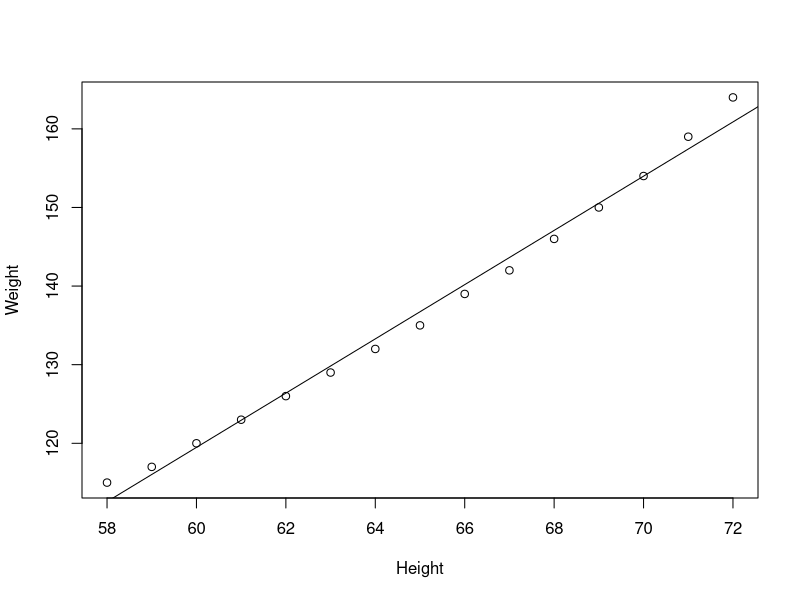
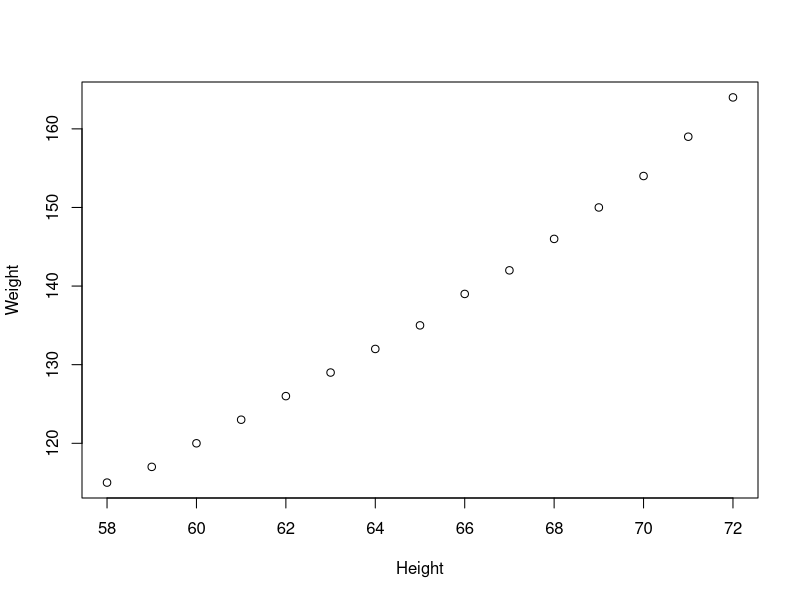
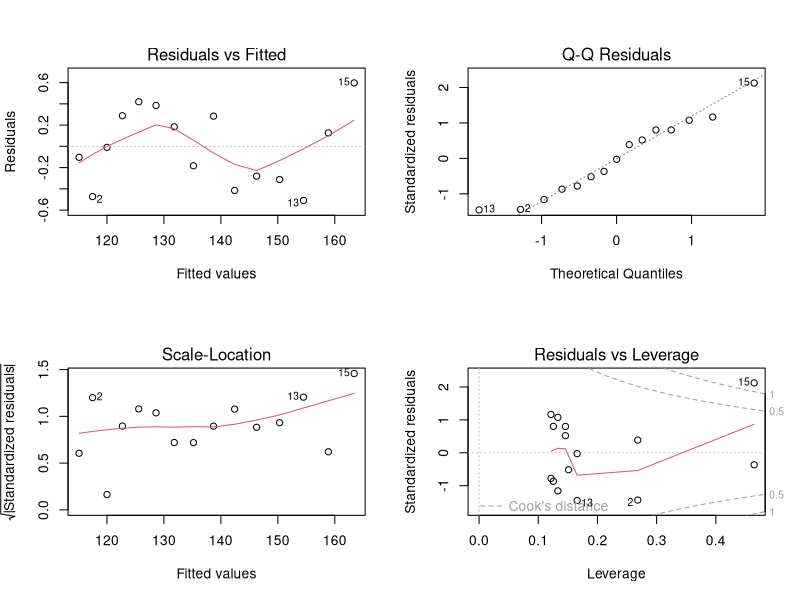
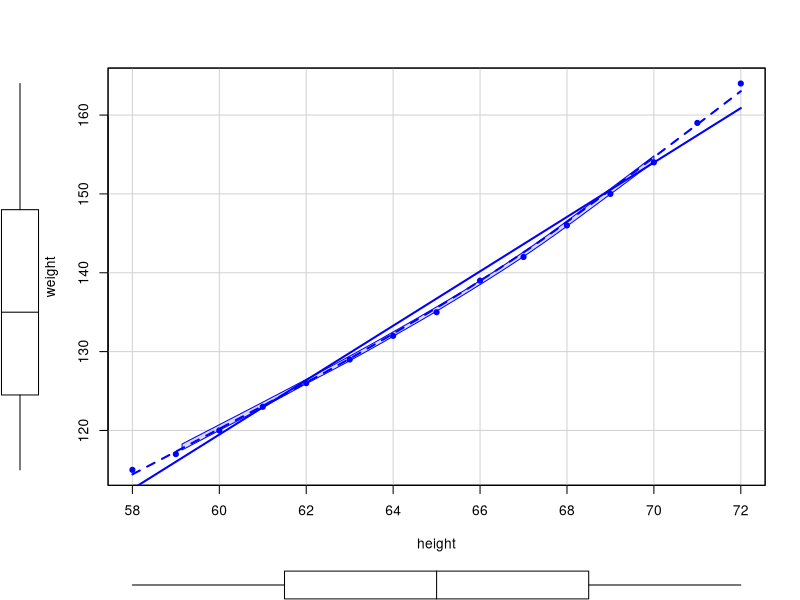
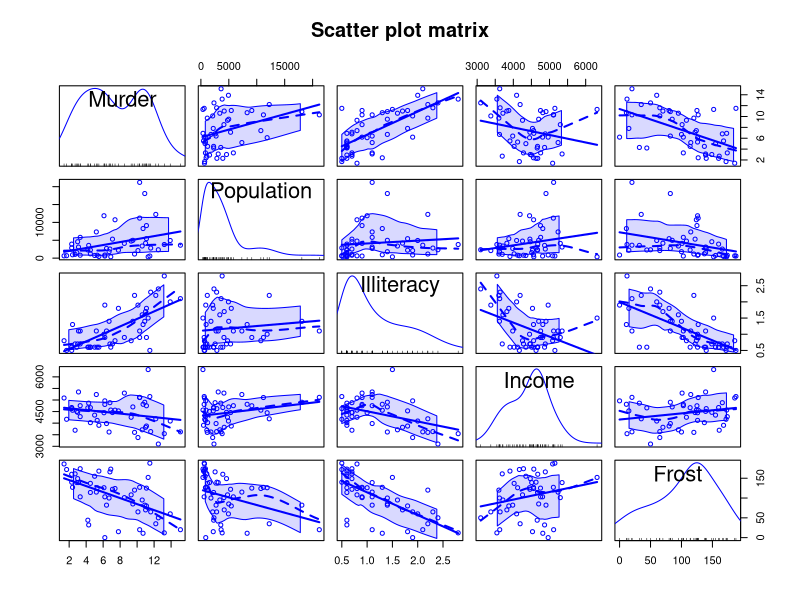
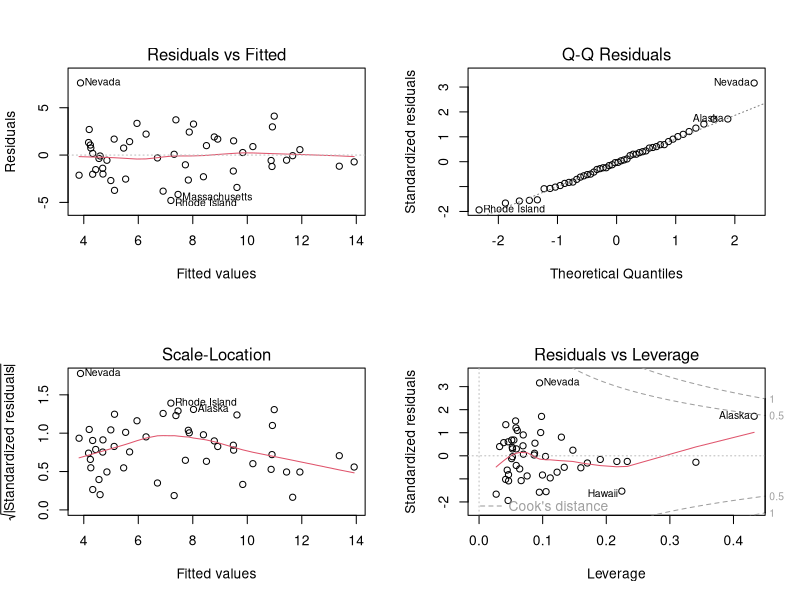
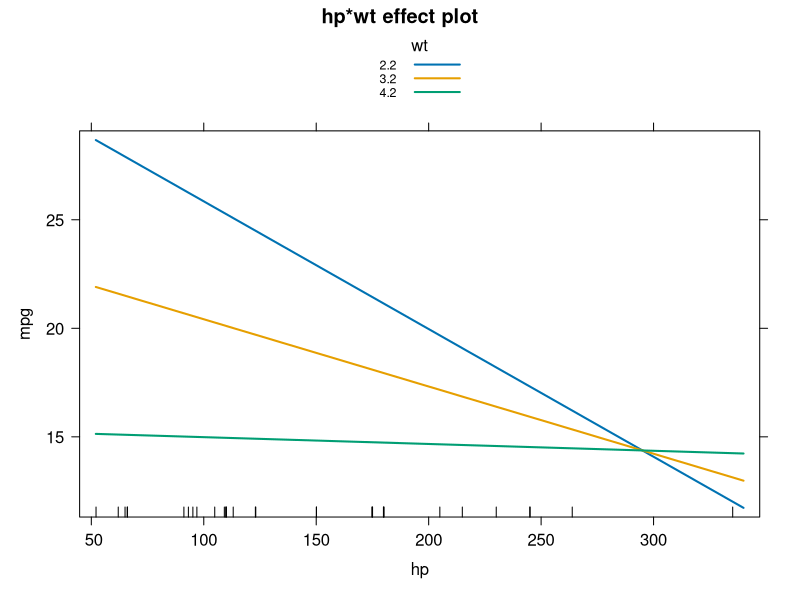
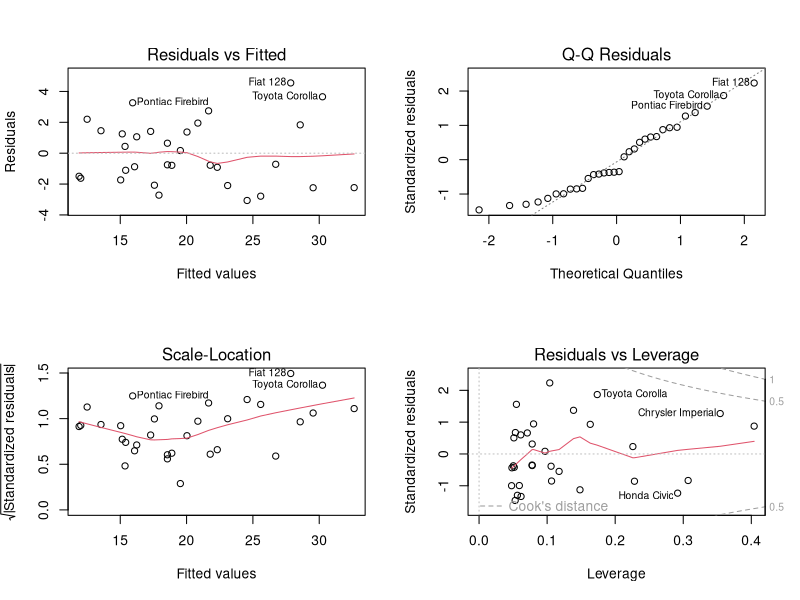

Reproduce these figures in R, in order.
## ---- chunk 1
data("women")
fit <- lm(weight~height, data = women)
summary(fit)
fitted(fit) # 预测值
residuals(fit) # 残差值
plot(women$height, women$weight, xlab = "Height", ylab = "Weight")
abline(fit) # 在图形上增加拟合曲线
# Weight = -87.52 + 3.45 * Height
# Pr(>|t|) 表示回归系数是否显著为 0 
## ---- chunk 2
fit2 <- lm(weight ~ height + I(height^2), data = women[-c(13, 15)])
summary(fit2)
plot(women$height, women$weight, xlab = "Height", ylab = "Weight")
par(mfrow = c(2, 2))
plot(fit2) # 在图形上增加拟合曲线
## ---- chunk 3
library(car)
scatterplot(weight~height, data = women, spread = FALSE, smoother.args = list(lty = 2), pch = 19)
## ---- chunk 4
states <- as.data.frame(state.x77[, c("Murder", "Population", "Illiteracy", "Income", "Frost")])
# 检查相关性 cor
cor(states)
library(car)
scatterplotMatrix(states, spread = FALSE, smoother.args = list(lty = 2), main = "Scatter plot matrix")
## ---- chunk 5
# fit line
fit4 <- lm(Murder ~ Population + Illiteracy + Income + Frost, data = states)
summary(fit4)
par(mfrow = c(2, 2))
plot(fit4)
library(car) # import package car
# qqplot(fit4, labels = row.names(states), id.method = "identify", simulate = TRUE, main = "Q-Q plot")
## ---- chunk 6
fit <- lm(mpg ~ hp + wt + hp:wt, data = mtcars)
summary(fit)
# 图形演示交叉项的影响
library(effects)
plot(effect("hp:wt", fit, , list(wt = c(2.2, 3.2, 4.2))), multiline = TRUE)
confint(fit) # confidence interval
## ---- chunk 7
fit3 <- lm(weight ~ height, data = women[-c(13, 15)]) # remove point 13, 15
par(mfrow = c(2, 2))
plot(fit)
## ---- chunk 8
library(MASS)
t.test(Prob~So, data = UScrime)
## ---- chunk 9
sapply(UScrime[c("U1", "U2")], function(x)(c(mean = mean(x), sd = sd(x))))
with(UScrime, t.test(U1, U2, paired = TRUE))
